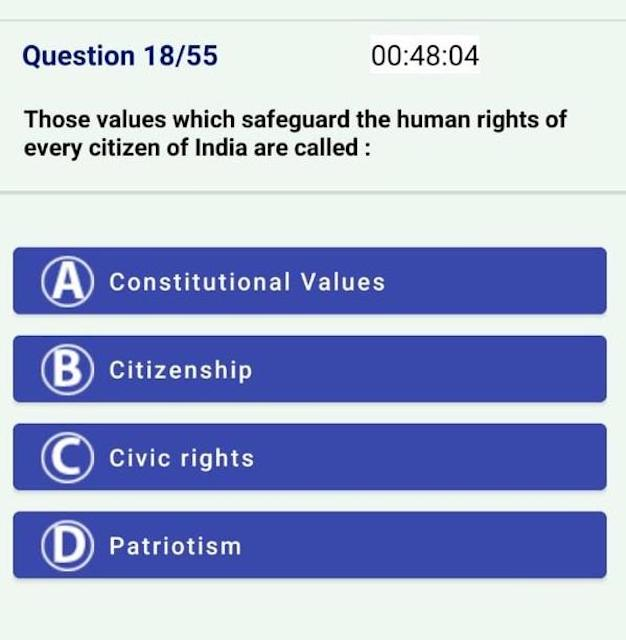
#> input picture extract text from images/imgs/WhatsApp Image 2024-11-29 at 17.15.21 (1).jpeg, 626 x 640 px; its folder holds only this picture in this run
$ python code1.py
#> lines starting #> are read from the running program, lines starting #| are printed output that depends on the picture; after the words box and inside, x2 and y2 are one past the last pixel; in counts of white or black regions, pixels touching at a corner belong together
import cv2
import pytesseract
import os

# Ensure Tesseract is in the system PATH
pytesseract.pytesseract.tesseract_cmd = '/usr/local/bin/tesseract'

# Path to the folder containing images
imgs_folder = 'imgs'

# Get list of image files in the folder
image_files = [f for f in os.listdir(imgs_folder) if f.lower().endswith(('.png', '.jpg', '.jpeg', '.tiff', '.bmp', '.gif'))]

# Process each image in the folder
for image_file in image_files:
    image_path = os.path.join(imgs_folder, image_file)

    # Read and preprocess the image
    image = cv2.imread(image_path)
#> image is the input picture: shape (640, 626, 3); mean B, G, R 209, 175.8, 165.3
    gray = cv2.cvtColor(image, cv2.COLOR_BGR2GRAY)
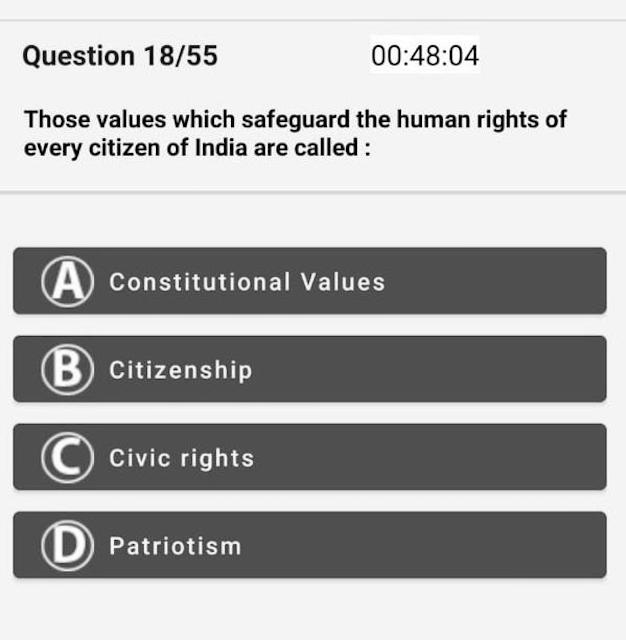
#> gray: shape (640, 626); min 0, max 255, mean 176.4
    blur = cv2.GaussianBlur(gray, (3, 3), 0)
    thresh = cv2.threshold(blur, 0, 255, cv2.THRESH_BINARY_INV + cv2.THRESH_OTSU)[1]
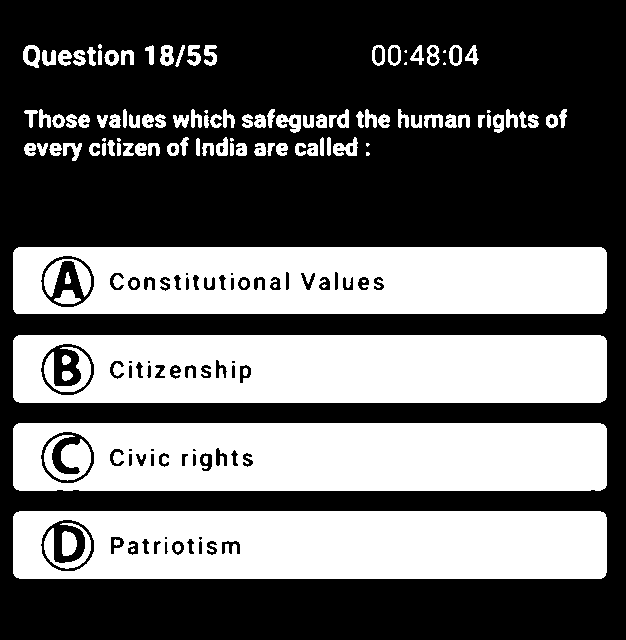
#> thresh: shape (640, 626); 40.6% white; 121 white regions (17 under 20 px), largest, box (x1, y1, x2, y2) and area: (13, 511, 607, 579) 37403, (13, 423, 607, 491) 37392, (13, 335, 607, 403) 37355

    # Morph open to remove noise and invert image
    kernel = cv2.getStructuringElement(cv2.MORPH_RECT, (3, 3))
    opening = cv2.morphologyEx(thresh, cv2.MORPH_OPEN, kernel, iterations=1)
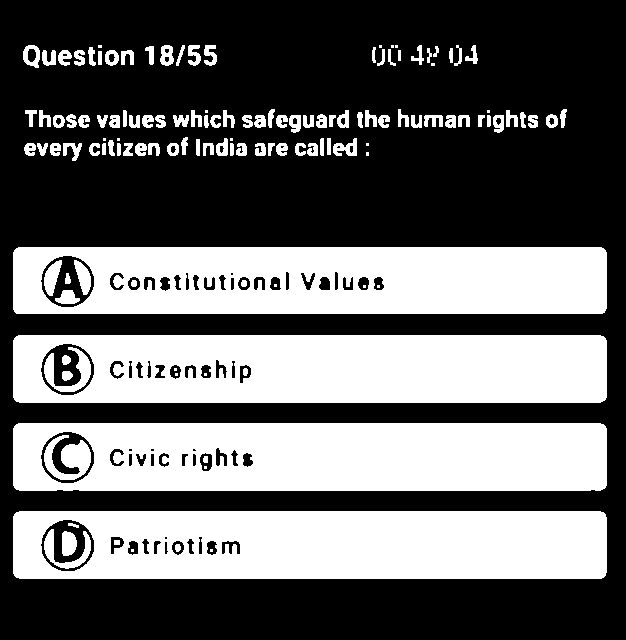
#> opening: shape (640, 626); 40.4% white; 132 white regions (21 under 20 px), largest, box (x1, y1, x2, y2) and area: (13, 511, 607, 579) 37360, (13, 423, 607, 491) 37352, (13, 335, 607, 403) 37299
    invert = 255 - opening

    # Perform text extraction
#> (the run stopped early here; a loop or call above may not have finished)
